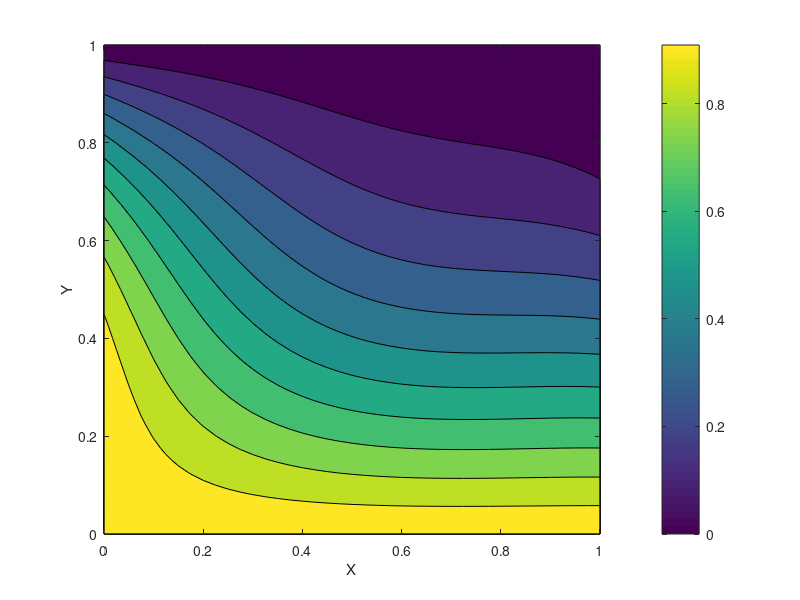

The MATLAB source for this figure:
%% Variable Definition/Declaration
close all
clear
clc
dt=0.0001;                      %can change value of dt for different cases 
x=0:1/40:1;
y=0:1/40:1;
dx=1/40;
m=size(x,2);
n=size(y,2);
w=zeros(m,n); 
%% BC         
timec = 0.16;
w(1:end,1)=1-y.^3;              %w(0,y,t) = 1-y.^3
w(1:end,end)=1-sin(pi/2*y);     %w(1,y,t) = 1-sin(pi/2*y)
w(1,1:end)=ones(size(x));       %w(x,0,t) = 1 
w(end,1:end)=zeros(size(x));    %w(x,1,t) = 0 ; technically not necessary
[X,Y]=meshgrid(x,y);            %create a grid and matrices X and Y which are compatible with x and y
%% Solving
t=0;
w_new=w;
forpl = zeros(1,timec/dt);                       %stores w values for x=0.4 at different times
counter = 1;
while t<=timec                                               %time control 
    for rows=2:(m-1)                                        %traverse through all rows
        for columns=2:(n-1)                                 %traverse through all columns
               w_new(rows,columns)=w(rows,columns)+(dt/(2*dx^2).*(w(rows+1,columns)+w(rows-1,columns)+w(rows,columns+1)+w(rows,columns-1)-4*w(rows,columns)));      %Explicit Euler update equation 
               if rows == 14 && columns == 14
                   forpl(counter) = w_new(rows,columns);
                   counter = counter +1;
               end
        end
    end
    t=t+dt;                                                 %increment t by dt
    w=w_new;
end
%% plotting
contourf(X,Y,w_new)
colormap
colorbar
xlabel('X')
ylabel('Y')